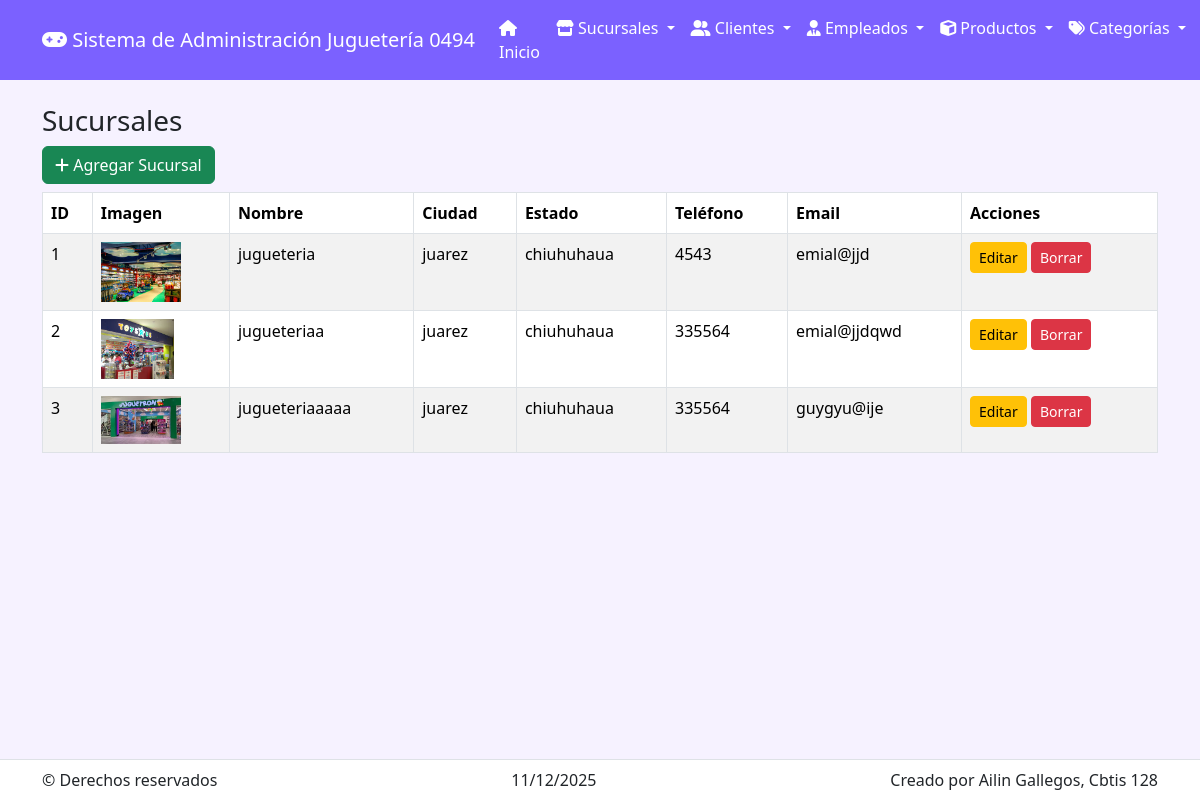
The app's page /sucursales/ with its own data.
### app_Jugueteria/models.py (models this page shows, shortened)
class Sucursal(models.Model):
    nombre = models.CharField(max_length=100)
    direccion = models.CharField(max_length=200)
    ciudad = models.CharField(max_length=100)
    estado = models.CharField(max_length=100)
    telefono = models.CharField(max_length=20, blank=True, null=True)
    codigo_postal = models.CharField(max_length=10, blank=True, null=True)
    email = models.EmailField(blank=True, null=True)
    imagen = models.ImageField(upload_to='sucursales/', blank=True, null=True)

### app_Jugueteria/views.py (the view)
# urls.py: path('sucursales/', views.ver_sucursales, name='ver_sucursales'),
def ver_sucursales(request):
    sucursales = Sucursal.objects.all().order_by('id')
    return render(request, 'sucursal/ver_sucursales.html', {'sucursales': sucursales})

### app_Jugueteria/templates/sucursal/ver_sucursales.html
{% extends 'base.html' %}
{% block content %}
<h3>Sucursales</h3>
<a href="/sucursales/agregar/" class="btn btn-success mb-2"><i class="fa-solid fa-plus"></i> Agregar Sucursal</a>
<table class="table table-striped table-bordered">
  <thead><tr><th>ID</th><th>Imagen</th><th>Nombre</th><th>Ciudad</th><th>Estado</th><th>Teléfono</th><th>Email</th><th>Acciones</th></tr></thead>
  <tbody>
    {% for s in sucursales %}
    <tr>
      <td>{{ s.id }}</td>
      <td>
        {% if s.imagen %}<img src="{{ s.imagen.url }}" style="max-width:80px; max-height:60px; object-fit:cover;">{% else %}--{% endif %}
      </td>
      <td>{{ s.nombre }}</td>
      <td>{{ s.ciudad }}</td>
      <td>{{ s.estado }}</td>
      <td>{{ s.telefono }}</td>
      <td>{{ s.email }}</td>
      <td>
        <a href="/sucursales/actualizar/{{ s.id }}/" class="btn btn-sm btn-warning">Editar</a>
        <a href="/sucursales/borrar/{{ s.id }}/" class="btn btn-sm btn-danger">Borrar</a>
      </td>
    </tr>
    {% empty %}
    <tr><td colspan="8">No hay sucursales registradas.</td></tr>
    {% endfor %}
  </tbody>
</table>
{% endblock %}

### app_Jugueteria/templates/base.html (shortened to what this page needs)
<!doctype html>
<html lang="es">
<head>
  <link href="https://cdn.jsdelivr.net/npm/bootstrap@5.3.2/dist/css/bootstrap.min.css" rel="stylesheet">
  <link href="https://cdnjs.cloudflare.com/ajax/libs/font-awesome/6.5.0/css/all.min.css" rel="stylesheet">
</head>
<body>
  {% include 'navbar.html' %}
  <main class="container my-4">{% block content %}{% endblock %}</main>
  {% include 'footer.html' %}
</body>
</html>

### app_Jugueteria/templates/navbar.html (shortened to what this page needs)
<nav class="navbar navbar-expand-lg" style="background:var(--primario);">
  <div class="container">
    <a class="navbar-brand text-white" href="/">
      <i class="fa-solid fa-gamepad"></i> Sistema de Administración Juguetería 0494
    </a>
    <div class="collapse navbar-collapse" id="navMenu">
      <ul class="navbar-nav ms-auto">
        <li class="nav-item">
          <a class="nav-link text-white" href="/">
            <i class="fa-solid fa-house"></i> Inicio
          </a>
        </li>
        <li class="nav-item dropdown">
          <a class="nav-link dropdown-toggle text-white" href="#" data-bs-toggle="dropdown">
            <i class="fa-solid fa-store"></i> Sucursales
          </a>
        </li>
        <li class="nav-item dropdown">
          <a class="nav-link dropdown-toggle text-white" href="#" data-bs-toggle="dropdown">
            <i class="fa-solid fa-user-group"></i> Clientes
          </a>
        </li>
        <li class="nav-item dropdown">
          <a class="nav-link dropdown-toggle text-white" href="#" data-bs-toggle="dropdown">
            <i class="fa-solid fa-user-tie"></i> Empleados
          </a>
        </li>
        <li class="nav-item dropdown">
          <a class="nav-link dropdown-toggle text-white" href="#" data-bs-toggle="dropdown">
            <i class="fa-solid fa-cube"></i> Productos
          </a>
        </li>
        <li class="nav-item dropdown">
          <a class="nav-link dropdown-toggle text-white" href="#" data-bs-toggle="dropdown">
            <i class="fa-solid fa-tags"></i> Categorías
          </a>
        </li>
      </ul>
    </div>
  </div>
</nav>

### app_Jugueteria/templates/footer.html (shortened to what this page needs)
<footer class="bg-white border-top py-2 footer-fixed">
    <div class="container d-flex justify-content-between">
      <div>© Derechos reservados</div>
      <div id="fecha-html"></div>
      <div>Creado por Ailin Gallegos, Cbtis 128</div>
    </div>
  </footer>

### app_Jugueteria/templates/base.html (style rules this page uses)
:root { --primario:#7b61ff;--secundario:#f6f2ff }
body { background:var(--secundario);padding-bottom:80px }
.footer-fixed { position:fixed;left:0;right:0;bottom:0 }

### records on screen
Sucursal: id "1", imagen (picture), nombre "jugueteria", ciudad "juarez", estado "chiuhuhaua", telefono "4543", email "emial@jjd"
Sucursal: id "2", imagen (picture), nombre "jugueteriaa", ciudad "juarez", estado "chiuhuhaua", telefono "335564", email "emial@jjdqwd"
Sucursal: id "3", imagen (picture), nombre "jugueteriaaaaa", ciudad "juarez", estado "chiuhuhaua", telefono "335564", email "guygyu@ije"
